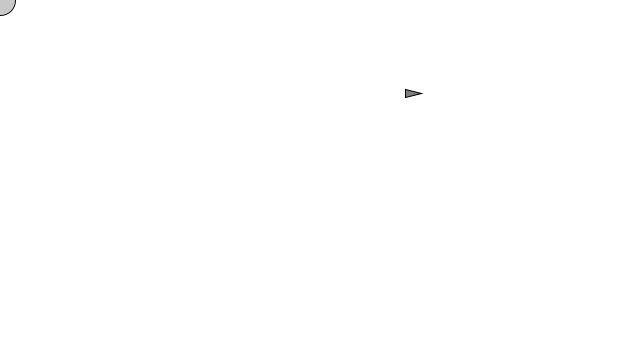
Frame 1 (no input)
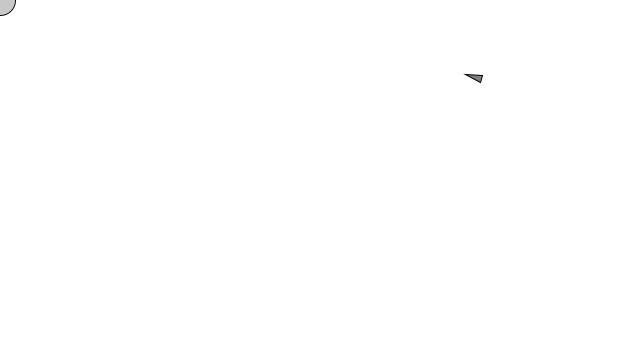
Frame 60 (the mouse pressed at the canvas centre just before this capture)
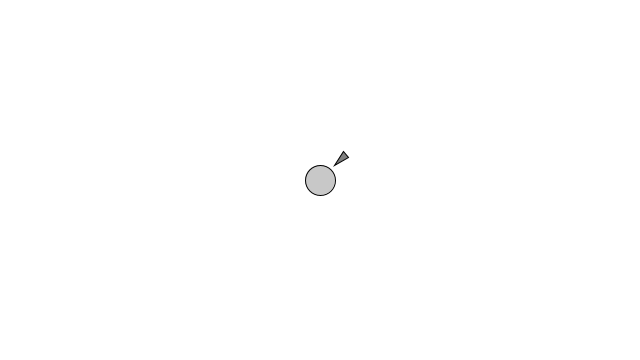
Frame 120 (the mouse held since frame 60 and released just before this capture)

The Processing sketch that drew these frames (run headless with seeded random() and noise(); from frame 60 on, the mouse is pressed at the canvas centre):

// Processing sketch: Arrive
// ── Arrive.pde
Vehicle vehicle;

void setup(){
  size(640,360);
  vehicle = new Vehicle();
}

void draw(){
  background(255);
  
  PVector mouse = new PVector(mouseX,mouseY);
  fill(200);
  stroke(0);
  ellipse(mouse.x,mouse.y,30,30);
  
  vehicle.arrive(mouse);
  vehicle.display();
  vehicle.update();
}
// ── Vehicle.pde
class Vehicle {

  PVector location;
  PVector velocity;
  PVector acceleration;
  float maxspeed;
  float maxForce;
  float r;

  Vehicle() {
    maxspeed = 4;
    maxForce = 0.1;
    r = 4;
    location = new PVector(random(width), random(height));
    velocity = new PVector(4, 0);
    acceleration = new PVector(0, 0);
  }

  void applyForce(PVector force) {
    acceleration.add(force);
  }

  void arrive(PVector target) {
    PVector desired = PVector.sub(target, location);
    float d = desired.mag();

    if (d<100) {
      float m = map(d, 0, 100, 0, maxspeed);
      desired.setMag(m);
    } else {
      desired.setMag(maxspeed);
    }

    PVector steer = PVector.sub(desired, velocity);
    steer.limit(maxForce);

    applyForce(steer);
  }

  void update(){
    velocity.add(acceleration);
    location.add(velocity);
    acceleration.mult(0);
  }
  
  void display() {
    float theta = velocity.heading2D() + PI/2;
    fill(127);
    stroke(0);
    strokeWeight(1);
    pushMatrix();
    translate(location.x, location.y);
    rotate(theta);
    beginShape();
    vertex(0, -r*2);
    vertex(-r, r*2);
    vertex(r, r*2);
    endShape(CLOSE);
    popMatrix();
  }
}
